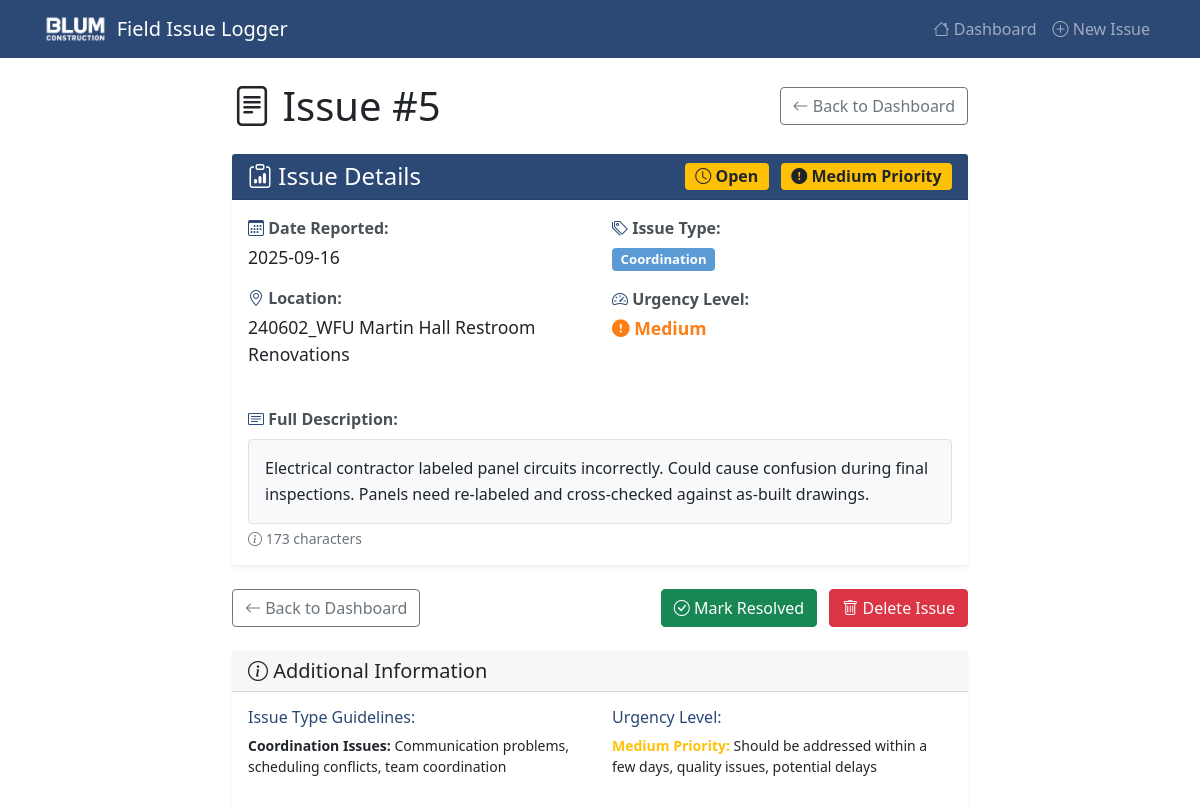
The page /view/5 on the database its author committed.
### tables this page shows
CREATE TABLE issues (
            id INTEGER PRIMARY KEY AUTOINCREMENT,
            date TEXT NOT NULL,
            location TEXT NOT NULL,
            issue_type TEXT NOT NULL,
            description TEXT NOT NULL,
            urgency TEXT NOT NULL
        , resolved INTEGER DEFAULT 0);

### app.py (the view)
@app.route('/view/<int:issue_id>')
def view_issue(issue_id):
    try:
        conn = get_db_connection()
        issue = conn.execute("SELECT * FROM issues WHERE id = ?", (issue_id,)).fetchone()
        if not issue:
            flash('Issue not found!', 'error')
            conn.close()
            return redirect(url_for('dashboard'))
        conn.close()
        return render_template('view_issue.html', issue=issue)
    except Exception as e:
        flash(f'Error loading issue: {str(e)}', 'error')
        return redirect(url_for('dashboard'))

### app.py (called while the page is built)
def get_db_connection():
    conn = sqlite3.connect(DATABASE)
    conn.row_factory = sqlite3.Row  # This allows us to access columns by name
    return conn

### templates/view_issue.html (shortened to what this page needs)
{% extends "base.html" %}
{% block content %}
<div class="row justify-content-center">
    <div class="col-lg-8">
        <div class="d-flex justify-content-between align-items-center mb-4">
            <h1 class="mb-0">
                <i class="bi bi-file-text"></i> Issue #{{ issue.id }}
            </h1>
            <div>
                <a href="{{ url_for('dashboard') }}" class="btn btn-outline-secondary">
                    <i class="bi bi-arrow-left"></i> Back to Dashboard
                </a>
            </div>
        </div>
        <div class="card shadow-sm">
            <div class="card-header bg-primary text-white">
                <div class="row align-items-center">
                    <div class="col">
                        <h4 class="card-title mb-0">
                            <i class="bi bi-clipboard-data"></i> Issue Details
                        </h4>
                    </div>
                    <div class="col-auto">
                        {% if issue.resolved %}
                            <span class="badge bg-success fs-6 me-2">
                                <i class="bi bi-check-circle-fill"></i> Resolved
                            </span>
                        {% else %}
                            <span class="badge bg-warning text-dark fs-6 me-2">
                                <i class="bi bi-clock"></i> Open
                            </span>
                        {% endif %}
                        <span class="badge {% if issue.urgency == 'High' %}bg-danger{% elif issue.urgency == 'Medium' %}bg-warning text-dark{% else %}bg-secondary{% endif %} fs-6">
                            {% if issue.urgency == 'High' %}
                                <i class="bi bi-exclamation-triangle-fill"></i>
                            {% elif issue.urgency == 'Medium' %}
                                <i class="bi bi-exclamation-circle-fill"></i>
                            {% else %}
                                <i class="bi bi-info-circle-fill"></i>
                            {% endif %}
                            {{ issue.urgency }} Priority
                        </span>
                    </div>
                </div>
            </div>
            <div class="card-body">
                <div class="row mb-4">
                    <div class="col-md-6">
                        <div class="info-item mb-3">
                            <label class="info-label">
                                <i class="bi bi-calendar3 text-primary"></i> <strong>Date Reported:</strong>
                            </label>
                            <p class="info-value">{{ issue.date }}</p>
                        </div>
                        <div class="info-item mb-3">
                            <label class="info-label">
                                <i class="bi bi-geo-alt text-primary"></i> <strong>Location:</strong>
                            </label>
                            <p class="info-value">{{ issue.location }}</p>
                        </div>
                    </div>
                    <div class="col-md-6">
                        <div class="info-item mb-3">
                            <label class="info-label">
                                <i class="bi bi-tags text-primary"></i> <strong>Issue Type:</strong>
                            </label>
                            <p class="info-value">
                                <span class="badge bg-info">{{ issue.issue_type }}</span>
                            </p>
                        </div>
                        <div class="info-item mb-3">
                            <label class="info-label">
                                <i class="bi bi-speedometer2 text-primary"></i> <strong>Urgency Level:</strong>
                            </label>
                            <p class="info-value">
                                <span class="urgency-{{ issue.urgency.lower() }}">
                                    {% if issue.urgency == 'High' %}
                                        <i class="bi bi-exclamation-triangle-fill"></i>
                                    {% elif issue.urgency == 'Medium' %}
                                        <i class="bi bi-exclamation-circle-fill"></i>
                                    {% else %}
                                        <i class="bi bi-info-circle-fill"></i>
                                    {% endif %}
                                    {{ issue.urgency }}
                                </span>
                            </p>
                        </div>
                    </div>
                </div>
                <div class="description-section">
                    <label class="info-label mb-2">
                        <i class="bi bi-card-text text-primary"></i> <strong>Full Description:</strong>
                    </label>
                    <div class="description-content p-3 bg-light rounded border">
                        <p class="mb-0" style="white-space: pre-wrap; line-height: 1.6;">{{ issue.description }}</p>
                    </div>
                    <small class="text-muted mt-1 d-block">
                        <i class="bi bi-info-circle"></i> {{ issue.description|length }} characters
                    </small>
                </div>
            </div>
        </div>
        <div class="row mt-4">
            <div class="col-12">
                <div class="d-flex justify-content-between">
                    <a href="{{ url_for('dashboard') }}" class="btn btn-outline-secondary">
                        <i class="bi bi-arrow-left"></i> Back to Dashboard
                    </a>
                    <div>
                        <form method="POST" action="{{ url_for('toggle_resolved', issue_id=issue.id) }}"
                              style="display: inline;"
                              title="{% if issue.resolved %}Mark as open{% else %}Mark as resolved{% endif %}">
                            {% if issue.resolved %}
                                <button type="submit" class="btn btn-warning me-2">
                                    <i class="bi bi-arrow-counterclockwise"></i> Reopen Issue
                                </button>
                            {% else %}
                                <button type="submit" class="btn btn-success me-2">
                                    <i class="bi bi-check-circle"></i> Mark Resolved
                                </button>
                            {% endif %}
                        </form>
                        <form method="POST" action="{{ url_for('delete_issue', issue_id=issue.id) }}"
                              style="display: inline;"
                              onsubmit="return confirmDeleteFromView({{ issue.id }}, '{{ issue.location }}', '{{ issue.issue_type }}')">
                            <button type="submit" class="btn btn-danger">
                                <i class="bi bi-trash"></i> Delete Issue
                            </button>
                        </form>
                    </div>
                </div>
            </div>
        </div>
        <div class="card mt-4">
            <div class="card-header">
                <h5 class="mb-0">
                    <i class="bi bi-info-circle"></i> Additional Information
                </h5>
            </div>
            <div class="card-body">
                <div class="row">
                    <div class="col-md-6">
                        <h6 class="text-primary">Issue Type Guidelines:</h6>
                        <ul class="list-unstyled small">
                            {% if issue.issue_type == 'Safety' %}
                                <li><strong>Safety Issues:</strong> Hazards, unsafe conditions, potential for accidents or injury</li>
                            {% elif issue.issue_type == 'Quality' %}
                                <li><strong>Quality Issues:</strong> Defects, standards not met, rework required, quality control failures</li>
                            {% elif issue.issue_type == 'Access' %}
                                <li><strong>Access Issues:</strong> Blocked areas, missing keys, entry problems, restricted access</li>
                            {% elif issue.issue_type == 'Coordination' %}
                                <li><strong>Coordination Issues:</strong> Communication problems, scheduling conflicts, team coordination</li>
                            {% else %}
                                <li><strong>Other Issues:</strong> Issues that don't fit into the standard categories</li>
                            {% endif %}
                        </ul>
                    </div>
                    <div class="col-md-6">
                        <h6 class="text-primary">Urgency Level:</h6>
                        <ul class="list-unstyled small">
                            {% if issue.urgency == 'High' %}
                                <li><span class="text-danger"><strong>High Priority:</strong></span> Requires immediate attention, safety hazards, work stoppage</li>
                            {% elif issue.urgency == 'Medium' %}
                                <li><span class="text-warning"><strong>Medium Priority:</strong></span> Should be addressed within a few days, quality issues, potential delays</li>
                            {% else %}
                                <li><span class="text-success"><strong>Low Priority:</strong></span> Can be addressed in scheduled maintenance, minor issues</li>
                            {% endif %}
                        </ul>
                    </div>
                </div>
            </div>
        </div>
    </div>
</div>
{% endblock %}

### templates/base.html (style rules this page uses)
:root { --edg-navy: #2c4875; --edg-blue: #5b9bd5; --edg-gray: #c5c5aa; --edg-light: #f8f9fa; --edg-white: #ffffff; --edg-danger: #dc3545; --edg-warning: #fd7e14; --edg-success: #198754; }
.bg-primary { background-color: var(--edg-navy) !important; }
.text-primary { color: var(--edg-navy) !important; }
.bg-info { background-color: var(--edg-blue) !important; }
.urgency-medium { color: var(--edg-warning); font-weight: bold; }
.badge.bg-info { background-color: var(--edg-blue) !important; }

### templates/view_issue.html (style rules this page uses)
.info-item { margin-bottom: 1rem; }
.info-label { display: block; margin-bottom: 0.25rem; color: #495057; }
.info-value { margin-bottom: 0; font-size: 1.1rem; }
.description-content { max-height: none; overflow: visible; }
.urgency-medium { color: #fd7e14; font-weight: bold; }
.card { border: none; box-shadow: 0 0.125rem 0.25rem rgba(0, 0, 0, 0.075); }
.card-header { border-bottom: 1px solid rgba(0, 0, 0, 0.125); }

### rows shown on the page
issues: id "5", urgency "Medium", date "2025-09-16", location "240602_WFU Martin Hall Restroom Renovations", issue_type "Coordination", description "Electrical contractor labeled panel circuits incorrectly. Could cause confusion during final inspections. Panels need re-labeled and cross-checked against as-built drawings."

### other values the page prints
{{ issue.description|length }} "173"
